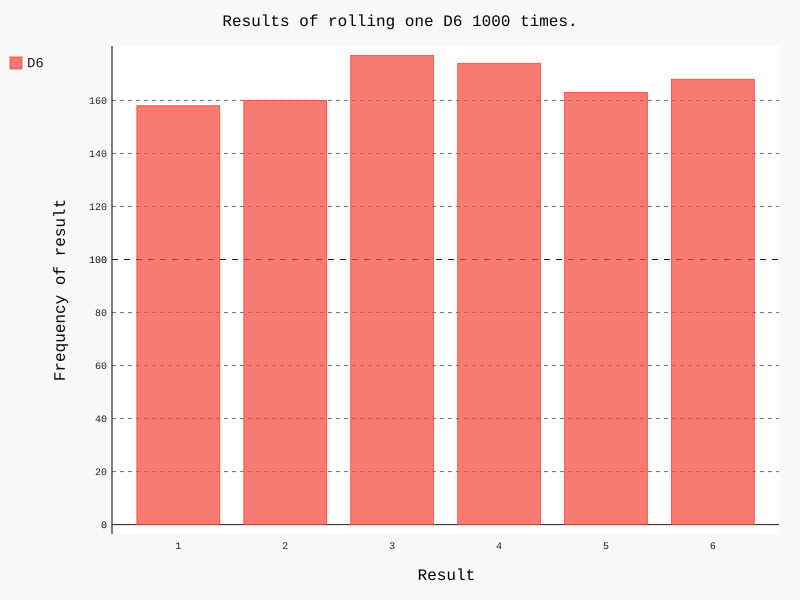

Source code (Python):
from lib.die import Die
import pygal
''' Vamos cria um histograma que é um gráfico de barras quem mostra a frequência da ocorrência
    de determinados resultados. '''

# Cria um D6
die = Die() # Cria uma instância de Die com seis lados como default.

# Faz alguns lançamentos e armazena os resultados em uma lista.
results = []
for roll_num in range(1000): # Lançando o dado mil vezes e armazenamos o resultado de cada lançamento em uma lista.
    result = die.roll()
    results.append(result)

# Analisa os resultados.
frequencies = [] # Armazena o número de vezes que cada valor foi tirado.
for value in range(1, die.num_sides + 1): # Percorre os valores possíveis.
    frequency = results.count(value) # Conta quantas vezes cada número aparece em results
    frequencies.append(frequency) # Concatenamos o valor na lista frequencies.

# Visualiza os resultados.
hist = pygal.Bar() # Cria uma instância e armazena em hist.

# Definimos o atributo title, x_labels, y_labels, add e render_to_file.
hist.title = 'Results of rolling one D6 1000 times.'
hist.x_labels = list(range(1, 7))
hist.x_title = 'Result'
hist.y_title = 'Frequency of result'

hist.add('D6', frequencies) # Acrescenta uma série de valores ao gráfico
hist.render_to_file('die_visual.svg') # Renderizamos o gráfico em um arquivo SVG, que espera
# um nome de arquivo com extensão .svg.
